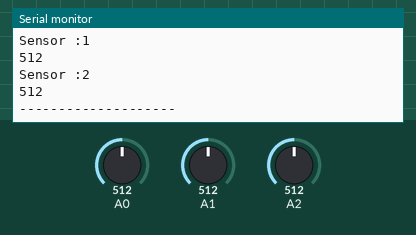
This sketch was run on a simulated Arduino Mega 2560, built with avr-gcc and run on an emulated ATmega2560. Shown: the last lines printed to the serial monitor. The test bench sets the inputs (shaded band); at power-on: A0 = 512, A1 = 512, A2 = 512.

Above: at 1.8 s.
1.9 s: A0 set to 716
3.4 s: A1 set to 306
4.9 s: A2 set to 900
At 5.9 s:
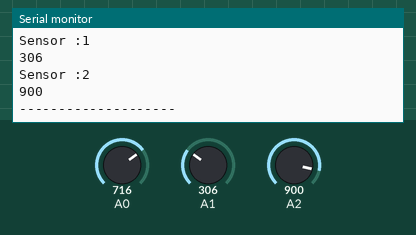
6.4 s: A2 set to 1023
At 7.7 s:
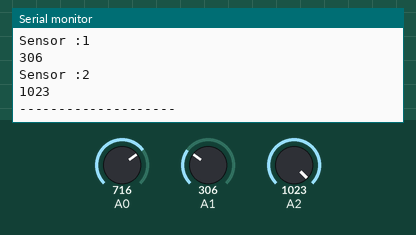
7.9 s: A1 set to 122
9.4 s: A0 set to 511
Timing chart, 0 to 11.9 s (numbered marks = the images above; inputs shaded):
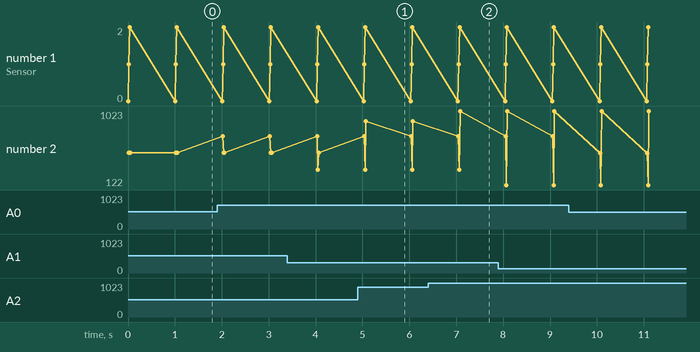

Measured:
- after the input at 4.9 s, the serial monitor: prints a new line after 0.17 s (image 1)
- after the input at 6.4 s, the serial monitor: prints a new line after 0.68 s (image 2)
- plotted number 2: 512 → 900 after the input at 4.9 s, 900 → 1023 after the input at 6.4 s

The sketch:

kraft_messen.ino
```cpp
/*
   Projekt: Kräfte messen mit Dünnfilm-Drucksensoren

   Komponenten: SEN-Pressure10 (mit 10kOhm Widerstand)
                MEGA 2560

   Stand: 09.11.2021

   Heiko Hillenhagen
*/

int sensor;
int sensor1;
int sensor2;
int sensor3;

void setup() {
  Serial.begin(9600);
}

void loop() {
  for (int i = 0; i <= 2; i++) {
    //sensor_name = "Sensor" + i;
    Serial.print("Sensor :");
    Serial.println(i);
    sensor = analogRead(i);
    Serial.println(sensor);
  }
    Serial.println("--------------------");
    delay(1000);

}
```
